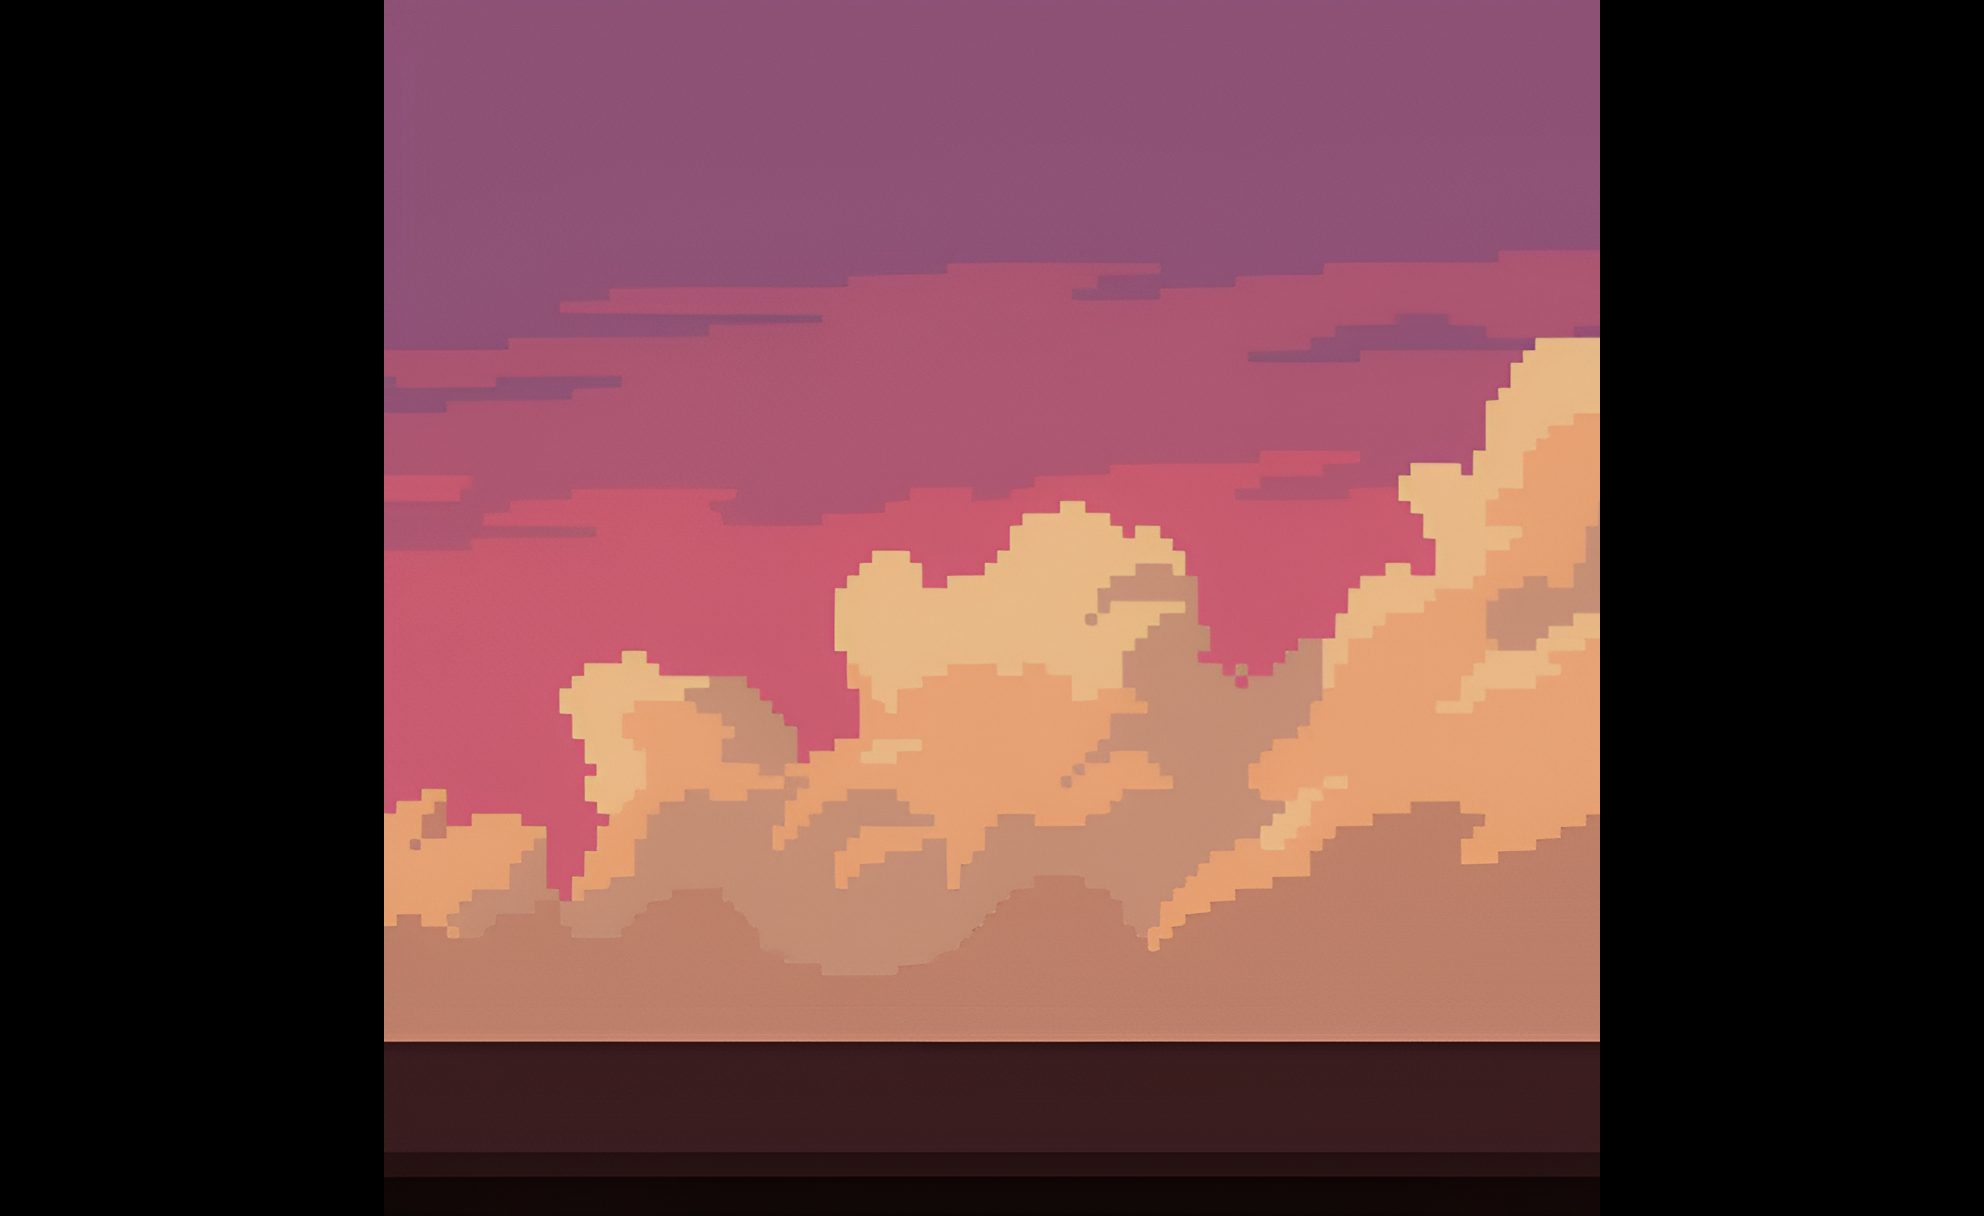

Tiled map render using the project's own tile images. Description and the whole map definition, tile-layer contents included, below:
An orthogonal 31x19 tile map with 64x64 px tiles, 2 tile layers (Void, OverlapPlayer), 2 tilesets and 1 object (Car).

<map version="1.10" tiledversion="1.10.2" orientation="orthogonal" renderorder="right-down" width="31" height="19" tilewidth="64" tileheight="64" infinite="0" nextlayerid="4" nextobjectid="5">
 <tileset firstgid="1" source="../Tile/goodending.tsx" />
 <tileset firstgid="362" source="../Tile/blackblockbig.tsx" />
 <layer id="1" name="Void" width="31" height="19">
  <data encoding="csv">
0,0,0,0,0,0,1,2,3,4,5,6,7,8,9,10,11,12,13,14,15,16,17,18,19,0,0,0,0,0,0,
0,0,0,0,0,0,20,21,22,23,24,25,26,27,28,29,30,31,32,33,34,35,36,37,38,0,0,0,0,0,0,
0,0,0,0,0,0,39,40,41,42,43,44,45,46,47,48,49,50,51,52,53,54,55,56,57,0,0,0,0,0,0,
0,0,0,0,0,0,58,59,60,61,62,63,64,65,66,67,68,69,70,71,72,73,74,75,76,0,0,0,0,0,0,
0,0,0,0,0,0,77,78,79,80,81,82,83,84,85,86,87,88,89,90,91,92,93,94,95,0,0,0,0,0,0,
0,0,0,0,0,0,96,97,98,99,100,101,102,103,104,105,106,107,108,109,110,111,112,113,114,0,0,0,0,0,0,
0,0,0,0,0,0,115,116,117,118,119,120,121,122,123,124,125,126,127,128,129,130,131,132,133,0,0,0,0,0,0,
0,0,0,0,0,0,134,135,136,137,138,139,140,141,142,143,144,145,146,147,148,149,150,151,152,0,0,0,0,0,0,
0,0,0,0,0,0,153,154,155,156,157,158,159,160,161,162,163,164,165,166,167,168,169,170,171,0,0,0,0,0,0,
0,0,0,0,0,0,172,173,174,175,176,177,178,179,180,181,182,183,184,185,186,187,188,189,190,0,0,0,0,0,0,
0,0,0,0,0,0,191,192,193,194,195,196,197,198,199,200,201,202,203,204,205,206,207,208,209,0,0,0,0,0,0,
0,0,0,0,0,0,210,211,212,213,214,215,216,217,218,219,220,221,222,223,224,225,226,227,228,0,0,0,0,0,0,
0,0,0,0,0,0,229,230,231,232,233,234,235,236,237,238,239,240,241,242,243,244,245,246,247,0,0,0,0,0,0,
0,0,0,0,0,0,248,249,250,251,252,253,254,255,256,257,258,259,260,261,262,263,264,265,266,0,0,0,0,0,0,
0,0,0,0,0,0,267,268,269,270,271,272,273,274,275,276,277,278,279,280,281,282,283,284,285,0,0,0,0,0,0,
0,0,0,0,0,0,286,287,288,289,290,291,292,293,294,295,296,297,298,299,300,301,302,303,304,0,0,0,0,0,0,
0,0,0,0,0,0,305,306,307,308,309,310,311,312,313,314,315,316,317,318,319,320,321,322,323,0,0,0,0,0,0,
0,0,0,0,0,0,324,325,326,327,328,329,330,331,332,333,334,335,336,337,338,339,340,341,342,0,0,0,0,0,0,
0,0,0,0,0,0,343,344,345,346,347,348,349,350,351,352,353,354,355,356,357,358,359,360,361,0,0,0,0,0,0
</data>
 </layer>
 <layer id="3" name="OverlapPlayer" width="31" height="19">
  <data encoding="csv">
362,362,362,362,362,362,0,0,0,0,0,0,0,0,0,0,0,0,0,0,0,0,0,0,0,362,362,362,362,362,362,
362,362,362,362,362,362,0,0,0,0,0,0,0,0,0,0,0,0,0,0,0,0,0,0,0,362,362,362,362,362,362,
362,362,362,362,362,362,0,0,0,0,0,0,0,0,0,0,0,0,0,0,0,0,0,0,0,362,362,362,362,362,362,
362,362,362,362,362,362,0,0,0,0,0,0,0,0,0,0,0,0,0,0,0,0,0,0,0,362,362,362,362,362,362,
362,362,362,362,362,362,0,0,0,0,0,0,0,0,0,0,0,0,0,0,0,0,0,0,0,362,362,362,362,362,362,
362,362,362,362,362,362,0,0,0,0,0,0,0,0,0,0,0,0,0,0,0,0,0,0,0,362,362,362,362,362,362,
362,362,362,362,362,362,0,0,0,0,0,0,0,0,0,0,0,0,0,0,0,0,0,0,0,362,362,362,362,362,362,
362,362,362,362,362,362,0,0,0,0,0,0,0,0,0,0,0,0,0,0,0,0,0,0,0,362,362,362,362,362,362,
362,362,362,362,362,362,0,0,0,0,0,0,0,0,0,0,0,0,0,0,0,0,0,0,0,362,362,362,362,362,362,
362,362,362,362,362,362,0,0,0,0,0,0,0,0,0,0,0,0,0,0,0,0,0,0,0,362,362,362,362,362,362,
362,362,362,362,362,362,0,0,0,0,0,0,0,0,0,0,0,0,0,0,0,0,0,0,0,362,362,362,362,362,362,
362,362,362,362,362,362,0,0,0,0,0,0,0,0,0,0,0,0,0,0,0,0,0,0,0,362,362,362,362,362,362,
362,362,362,362,362,362,0,0,0,0,0,0,0,0,0,0,0,0,0,0,0,0,0,0,0,362,362,362,362,362,362,
362,362,362,362,362,362,0,0,0,0,0,0,0,0,0,0,0,0,0,0,0,0,0,0,0,362,362,362,362,362,362,
362,362,362,362,362,362,0,0,0,0,0,0,0,0,0,0,0,0,0,0,0,0,0,0,0,362,362,362,362,362,362,
362,362,362,362,362,362,0,0,0,0,0,0,0,0,0,0,0,0,0,0,0,0,0,0,0,362,362,362,362,362,362,
362,362,362,362,362,362,0,0,0,0,0,0,0,0,0,0,0,0,0,0,0,0,0,0,0,362,362,362,362,362,362,
362,362,362,362,362,362,0,0,0,0,0,0,0,0,0,0,0,0,0,0,0,0,0,0,0,362,362,362,362,362,362,
362,362,362,362,362,362,0,0,0,0,0,0,0,0,0,0,0,0,0,0,0,0,0,0,0,362,362,362,362,362,362
</data>
 </layer>
 <objectgroup id="2" name="Points">
  <object id="3" name="Car" x="21.303" y="881.697">
   <point />
  </object>
 </objectgroup>
</map>
